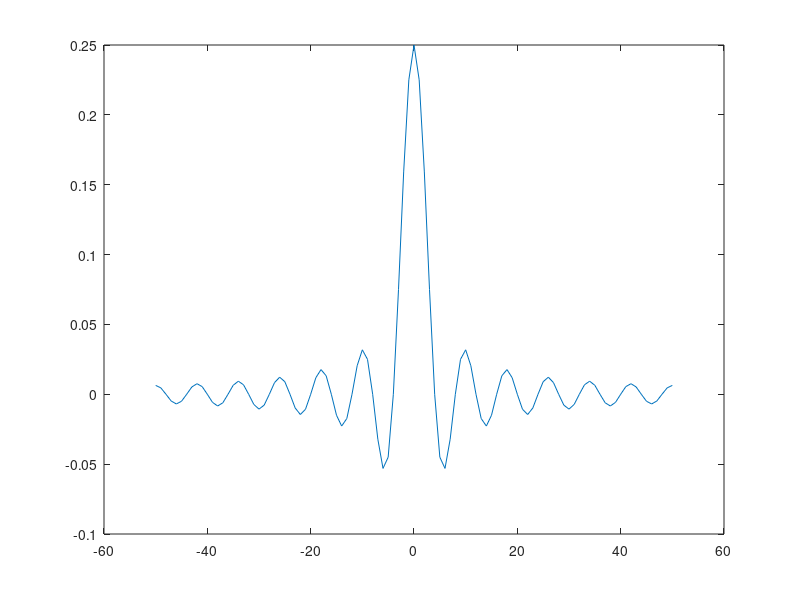
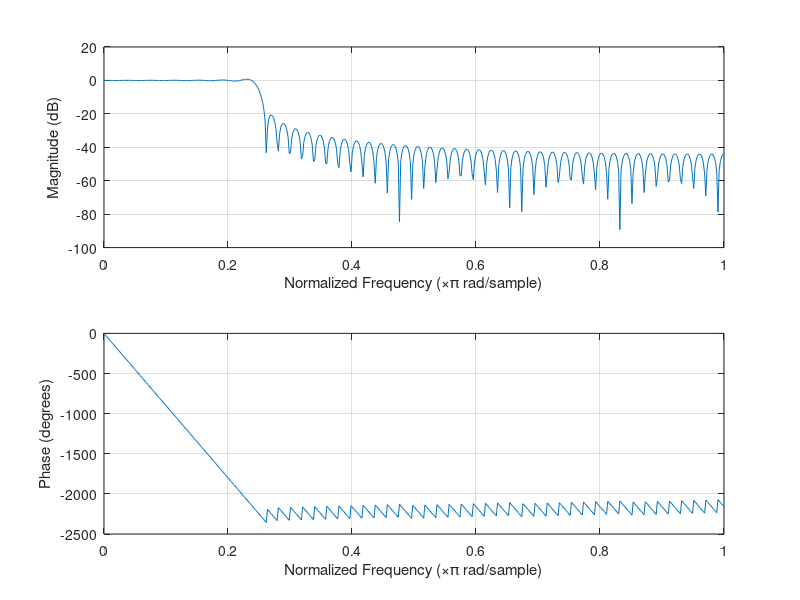

Write MATLAB code to recreate these figures, in order.
t=-50:50;
f1=10;
w=zeros(1,length(t));
for i=(-50:50)
    w(i+51)=sin(i*pi/4)/(i*pi);
    if i==0
        w(i+51)=0.25;
    end
end
plot(t,w)
figure(2)
freqz(w)
% x2=cos(2*pi*f1*t);
% y=conv(w,x2);
% figure(1)
% plot(y);hold on;
% plot(x2);grid on;